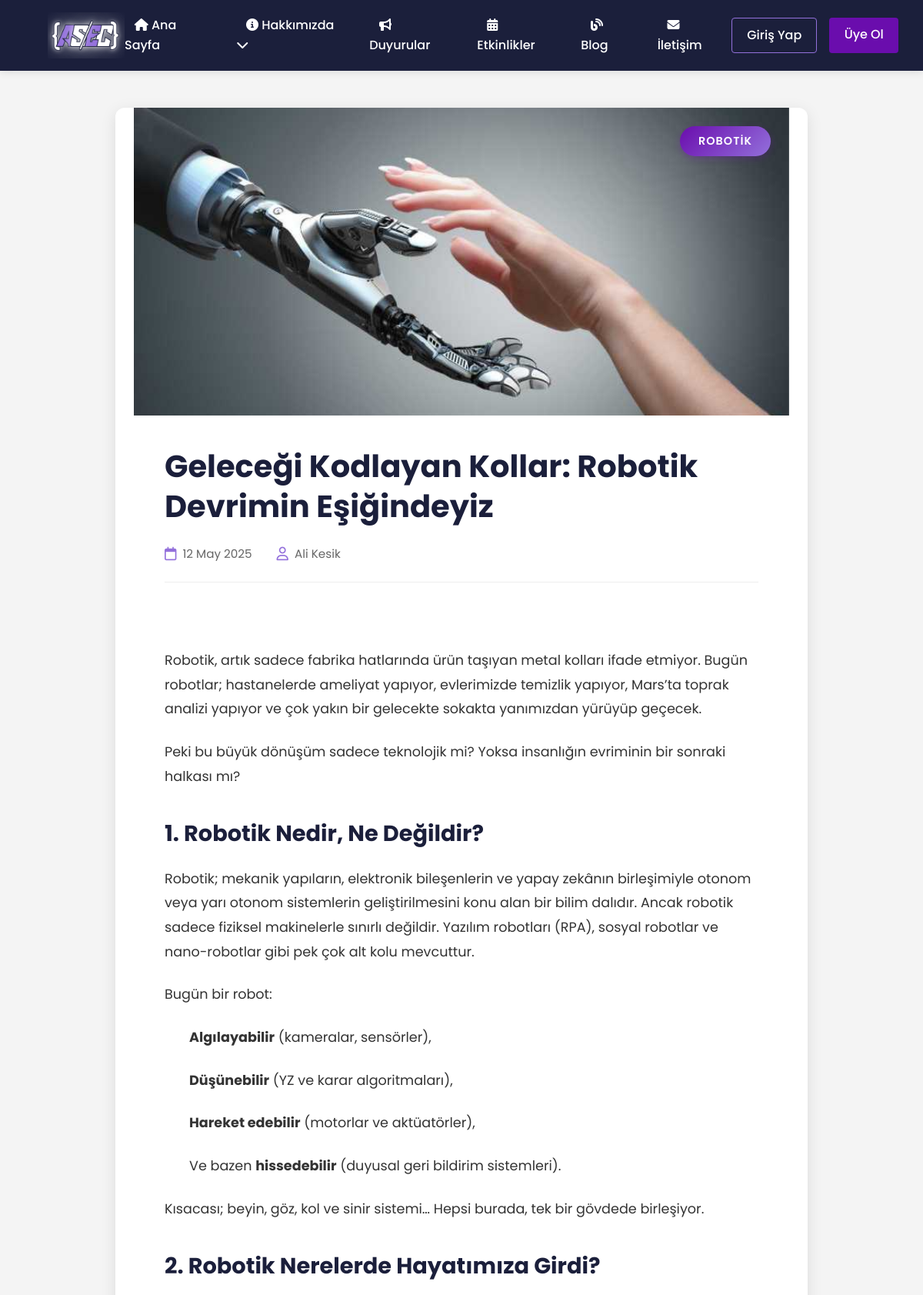
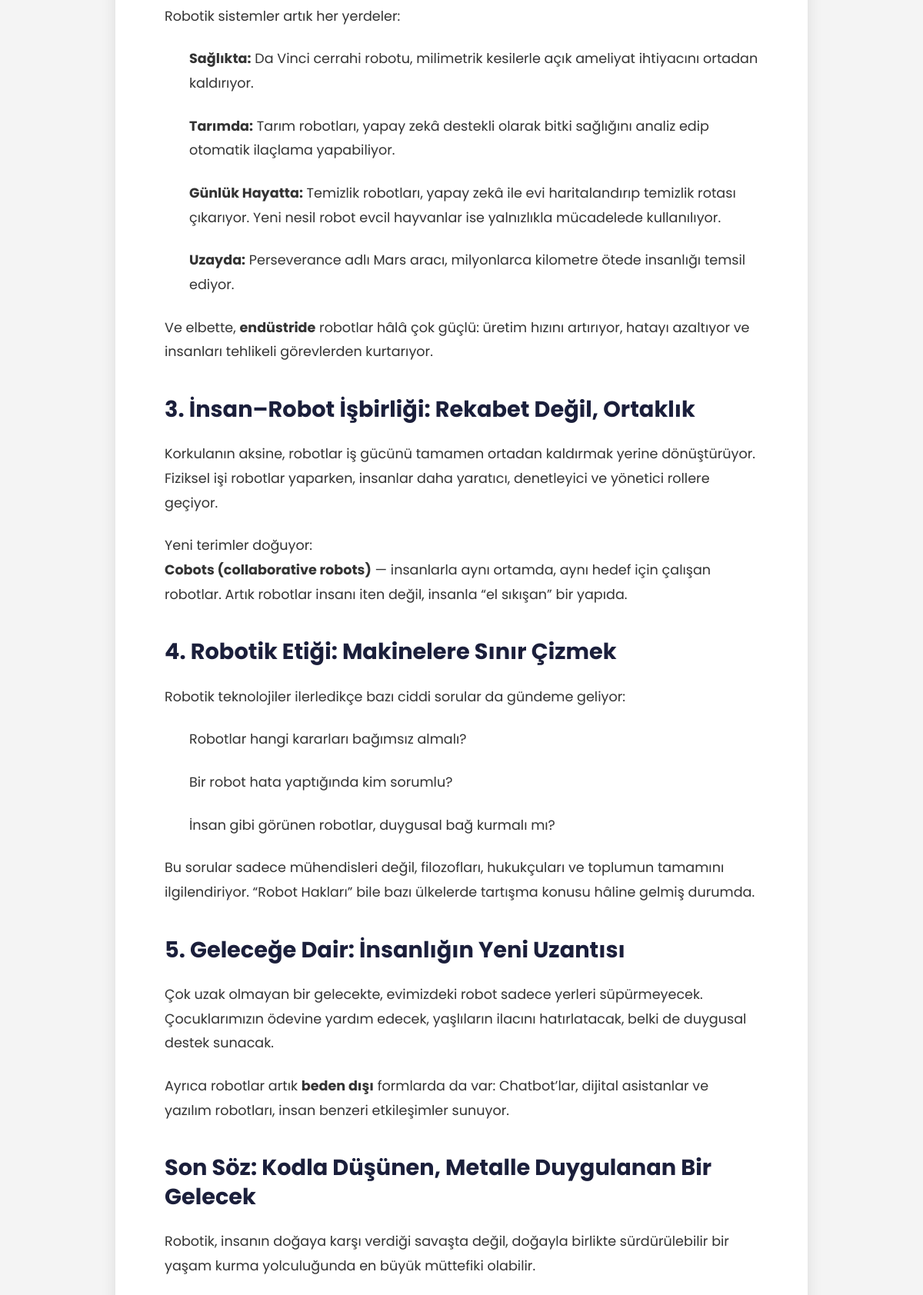
/blog-detay.php?id=3 (upper part), run on the app's committed database (2 pictures, top to bottom).
### tables this page shows
CREATE TABLE `blog_posts` (
  `id` int(11) NOT NULL,
  `title` varchar(255) NOT NULL,
  `content` text NOT NULL,
  `image_url` varchar(255) DEFAULT NULL,
  `category` varchar(100) DEFAULT NULL,
  `author` varchar(100) DEFAULT NULL,
  `created_at` timestamp NOT NULL DEFAULT current_timestamp(),
  `updated_at` timestamp NOT NULL DEFAULT current_timestamp() ON UPDATE current_timestamp()
);

### blog-detay.php (the view, shortened to what this page needs)
<?php
require_once 'admin/includes/config.php';
$id = isset($_GET['id']) ? (int)$_GET['id'] : 0;
$sql = "SELECT * FROM blog_posts WHERE id = ?";
$stmt = mysqli_prepare($conn, $sql);
mysqli_stmt_bind_param($stmt, "i", $id);
mysqli_stmt_execute($stmt);
$result = mysqli_stmt_get_result($stmt);
$blog = mysqli_fetch_assoc($result);
?>
<!DOCTYPE html>
<html lang="tr">
<head>
    <?php include 'includes/head-meta.php'; ?>
    <link rel="stylesheet" href="css/blog-detay.css">
</head>
<body>
        <?php include 'header.php'; ?>
    <main>
        <div class="blog-detail">
            <div class="blog-detail-header">
                <?php if (!empty($blog['image_url'])): ?>
                    <img src="admin/<?php echo !empty($blog['image_url']) ? htmlspecialchars($blog['image_url']) : 'fotograflar/default-blog.jpg'; ?>" alt="<?php echo htmlspecialchars($blog['title']); ?>">
                <?php endif; ?>
                <div class="category"><?php echo htmlspecialchars(!empty($blog['category']) ? $blog['category'] : 'Genel'); ?></div>
            </div>
            <div class="blog-detail-content">
                <h1 class="blog-detail-title"><?php echo htmlspecialchars($blog['title']); ?></h1>
                <div class="blog-detail-meta">
                    <span><i class="far fa-calendar"></i> <?php echo date('d M Y', strtotime($blog['created_at'])); ?></span>
                    <span><i class="far fa-user"></i> <?php echo htmlspecialchars($blog['author']); ?></span>
                </div>
                <div class="blog-detail-text">
                    <?php
                    $content = $blog['content'];
                    $content = preg_replace('/<p style="[^"]*">/', '<p>', $content);
                    $content = strip_tags($content, '<p><br><h1><h2><h3><h4><h5><h6><ul><ol><li><blockquote><strong><em><a><img>');
                    echo $content;
                    ?>
                </div>
            </div>
        </div>
    </main>
</body>
</html>

### css/blog-detay.css (style rules this page uses)
.blog-detail { max-width: 900px; margin: 3rem auto 5rem; padding: 0 1.5rem; background-color: #fff; border-radius: 12px; box-shadow: 0 5px 20px rgba(0, 0, 0, 0.1); overflow: hidden; }
.blog-detail-header { position: relative; width: 100%; height: 400px; overflow: hidden; }
.blog-detail-header img { width: 100%; height: 100%; object-fit: cover; }
.category { position: absolute; top: 1.5rem; right: 1.5rem; background: linear-gradient(135deg, #6A0DAD, #9370DB); color: #fff; padding: 0.5rem 1.5rem; border-radius: 50px; font-size: 0.9rem; font-weight: 600; text-transform: uppercase; letter-spacing: 1px; box-shadow: 0 3px 10px rgba(106, 13, 173, 0.3); z-index: 10; }
.blog-detail-content { padding: 2.5rem; }
.blog-detail-title { font-size: 2.5rem; font-weight: 700; color: #1B1F3B; margin-bottom: 1.5rem; line-height: 1.3; }
.blog-detail-meta { display: flex; gap: 2rem; margin-bottom: 2.5rem; padding-bottom: 1.5rem; border-bottom: 1px solid #eee; font-size: 0.95rem; color: #666; }
.blog-detail-meta span { display: flex; align-items: center; }
.blog-detail-meta i { color: #9370DB; margin-right: 0.5rem; font-size: 1.1rem; }
.blog-detail-text { font-size: 1.1rem; line-height: 1.8; color: #333; margin-bottom: 3rem; }
.blog-detail-text p { margin-bottom: 1.5rem; }
.blog-detail-text h2 { font-size: 1.8rem; color: #1B1F3B; margin: 2.5rem 0 1.5rem; font-weight: 700; }
.blog-detail-text ul, .blog-detail-text ol { margin: 1.5rem 0; padding-left: 2rem; }
.blog-detail-text li { margin-bottom: 0.8rem; }

### data on the page
blog_posts: image_url (picture), category "ROBOTIK", title "Geleceği Kodlayan Kollar: Robotik Devrimin Eşiğindeyiz", created_at "12 May 2025", author "Ali Kesik", content "Robotik, artık sadece fabrika hatlarında ürün taşıyan metal kolları ifade etmiyor. Bugün robotlar; hastanelerde ameliyat yapıyor, evlerimizde temizlik yapıyor, Mars’ta toprak analizi yapıyor ve çok yakın bir gelecekte sokakta yanımızdan yürüyüp geçecek. Peki bu büyük dönüşüm sadece teknolojik mi? Yoksa insanlığın evriminin bir sonraki halkası mı? 1. Robotik Nedir, Ne Değildir? Robotik; mekanik yapıların, elektronik bileşenlerin ve yapay zekânın birleşimiyle otonom veya yarı otonom sistemlerin geliştirilmesini konu alan bir bilim dalıdır. Ancak robotik sadece fiziksel makinelerle sınırlı değildir. Yazılım robotları (RPA), sosyal robotlar ve nano-robotlar gibi pek çok alt kolu mevcuttur.…"
